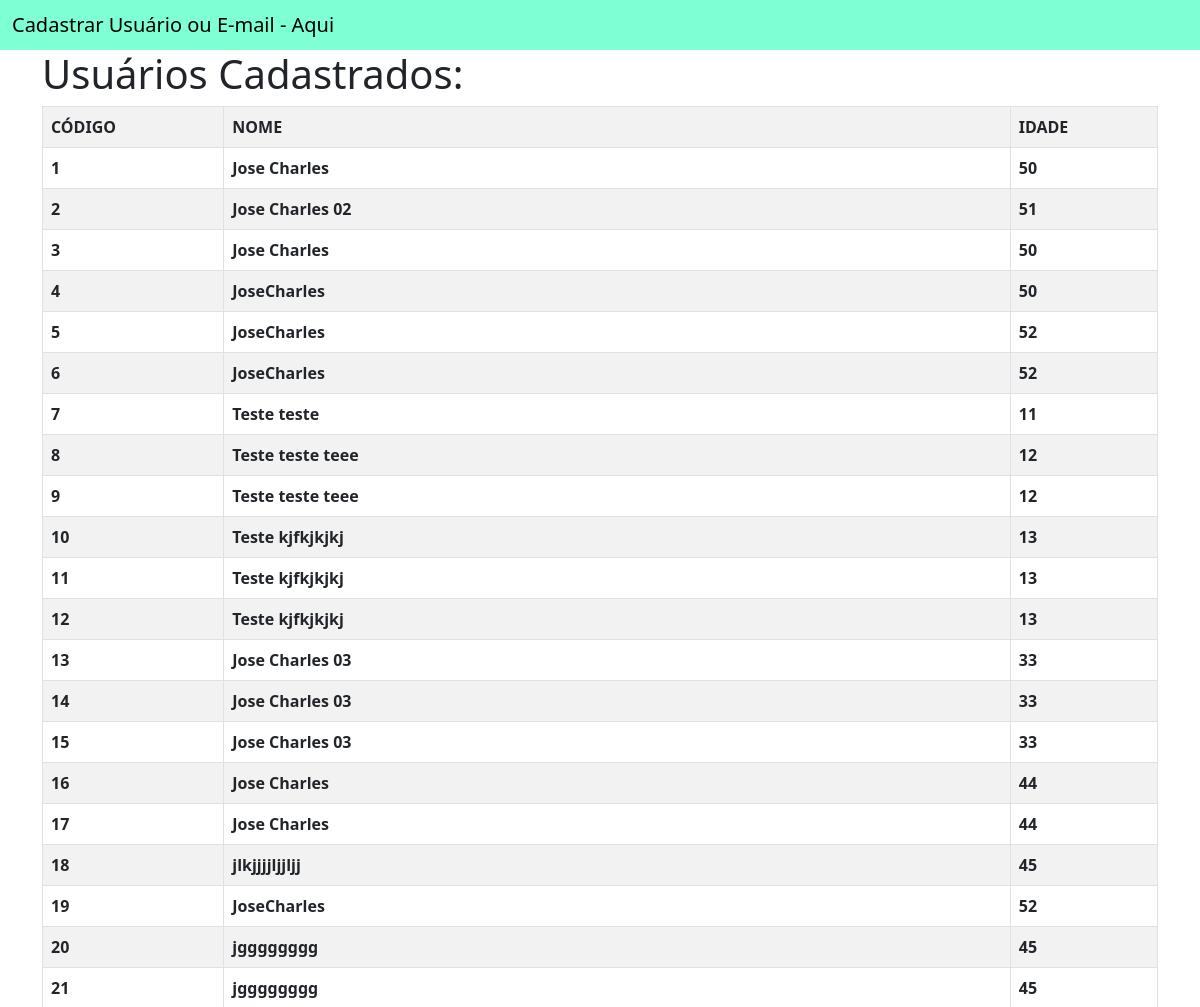
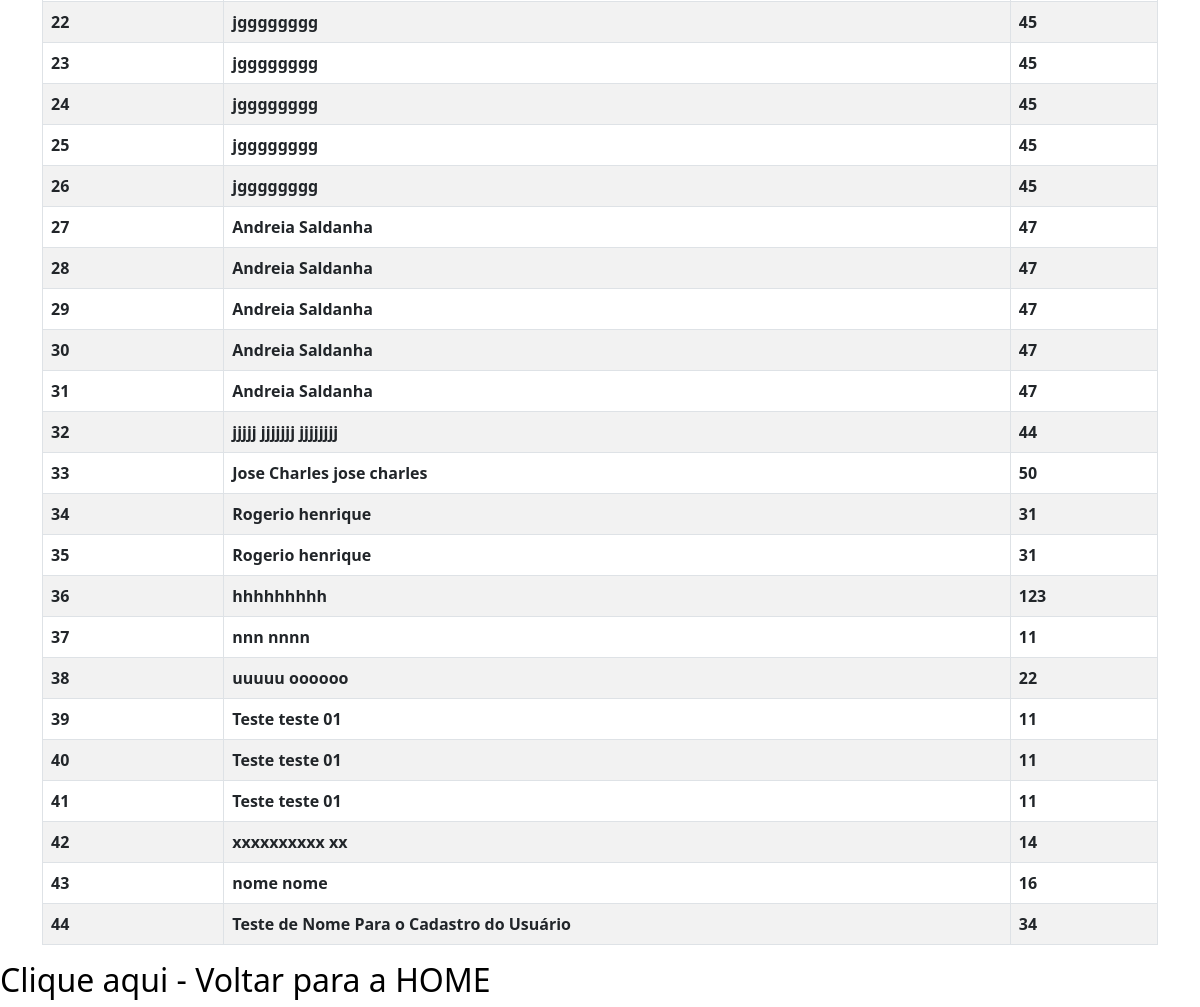
Page /usuarios/usuarios.html on the committed database (2 pictures, top to bottom).
### app_cad_usuarios/models.py (models this page shows)
class Usuario(models.Model):
    id_usuario = models.AutoField(primary_key=True)
    nome = models.TextField(max_length=255)
    idade = models.IntegerField()

### app_cad_usuarios/views.py (the view)
# urls.py: path('usuarios/usuarios.html', views.lista_usuarios, name='lista_usuarios'),
def lista_usuarios(request):
    print(' chamando lista de usuarios 17 17 ')
    usuarios = {
        'usuarios': Usuario.objects.all()
    }
    return render(request, 'usuarios/usuarios.html', usuarios)

### app_cad_usuarios/templates/usuarios/usuarios.html
{% extends 'usuarios/base.html' %}
{% block conteudo %}
    <div class="container">
        <h1>Usuários Cadastrados: </h1>
        <table class="table table-striped table-bordered">
            <tr>
                <th>CÓDIGO</th>
                <th>NOME</th>
                <th>IDADE</th>
            </tr>
            {% for usuario in usuarios %}
            <tr>
                <td> <b> {{usuario.id_usuario}} </b> </td>
                <td> <b> {{usuario.nome}} </b> </td>
                <td> <b> {{usuario.idade}} </b> </td>
            </tr>
            {% endfor %}
        </table>
    </div>
    <div>
        <h2>
            <a href="{% url 'home' %}" style="text-decoration: none; color: black;">
                Clique aqui - Voltar para a HOME
            </a>
        </h2>
    </div>
{% endblock %}

### rows in the picture
Usuario: id_usuario "1", nome "Jose Charles", idade "50"
Usuario: id_usuario "2", nome "Jose Charles 02", idade "51"
Usuario: id_usuario "3", nome "Jose Charles", idade "50"
Usuario: id_usuario "4", nome "JoseCharles", idade "50"
Usuario: id_usuario "5", nome "JoseCharles", idade "52"
Usuario: id_usuario "6", nome "JoseCharles", idade "52"
Usuario: id_usuario "7", nome "Teste teste", idade "11"
Usuario: id_usuario "8", nome "Teste teste teee", idade "12"
Usuario: id_usuario "9", nome "Teste teste teee", idade "12"
Usuario: id_usuario "10", nome "Teste kjfkjkjkj", idade "13"
Usuario: id_usuario "11", nome "Teste kjfkjkjkj", idade "13"
Usuario: id_usuario "12", nome "Teste kjfkjkjkj", idade "13"
Usuario: id_usuario "13", nome "Jose Charles 03", idade "33"
Usuario: id_usuario "14", nome "Jose Charles 03", idade "33"
Usuario: id_usuario "15", nome "Jose Charles 03", idade "33"
Usuario: id_usuario "16", nome "Jose Charles", idade "44"
Usuario: id_usuario "17", nome "Jose Charles", idade "44"
Usuario: id_usuario "18", nome "jlkjjjjljjljj", idade "45"
Usuario: id_usuario "19", nome "JoseCharles", idade "52"
Usuario: id_usuario "20", nome "jgggggggg", idade "45"
Usuario: id_usuario "21", nome "jgggggggg", idade "45"
Usuario: id_usuario "22", nome "jgggggggg", idade "45"
Usuario: id_usuario "23", nome "jgggggggg", idade "45"
Usuario: id_usuario "24", nome "jgggggggg", idade "45"
Usuario: id_usuario "25", nome "jgggggggg", idade "45"
Usuario: id_usuario "26", nome "jgggggggg", idade "45"
Usuario: id_usuario "27", nome "Andreia Saldanha", idade "47"
Usuario: id_usuario "28", nome "Andreia Saldanha", idade "47"
Usuario: id_usuario "29", nome "Andreia Saldanha", idade "47"
Usuario: id_usuario "30", nome "Andreia Saldanha", idade "47"
Usuario: id_usuario "31", nome "Andreia Saldanha", idade "47"
Usuario: id_usuario "32", nome "jjjjj jjjjjjj jjjjjjjj", idade "44"
Usuario: id_usuario "33", nome "Jose Charles jose charles", idade "50"
Usuario: id_usuario "34", nome "Rogerio henrique", idade "31"
Usuario: id_usuario "35", nome "Rogerio henrique", idade "31"
Usuario: id_usuario "36", nome "hhhhhhhhh", idade "123"
Usuario: id_usuario "37", nome "nnn nnnn", idade "11"
Usuario: id_usuario "38", nome "uuuuu oooooo", idade "22"
Usuario: id_usuario "39", nome "Teste teste 01", idade "11"
Usuario: id_usuario "40", nome "Teste teste 01", idade "11"
Usuario: id_usuario "41", nome "Teste teste 01", idade "11"
Usuario: id_usuario "42", nome "xxxxxxxxxx xx", idade "14"
Usuario: id_usuario "43", nome "nome nome", idade "16"
Usuario: id_usuario "44", nome "Teste de Nome Para o Cadastro do Usuário", idade "34"
